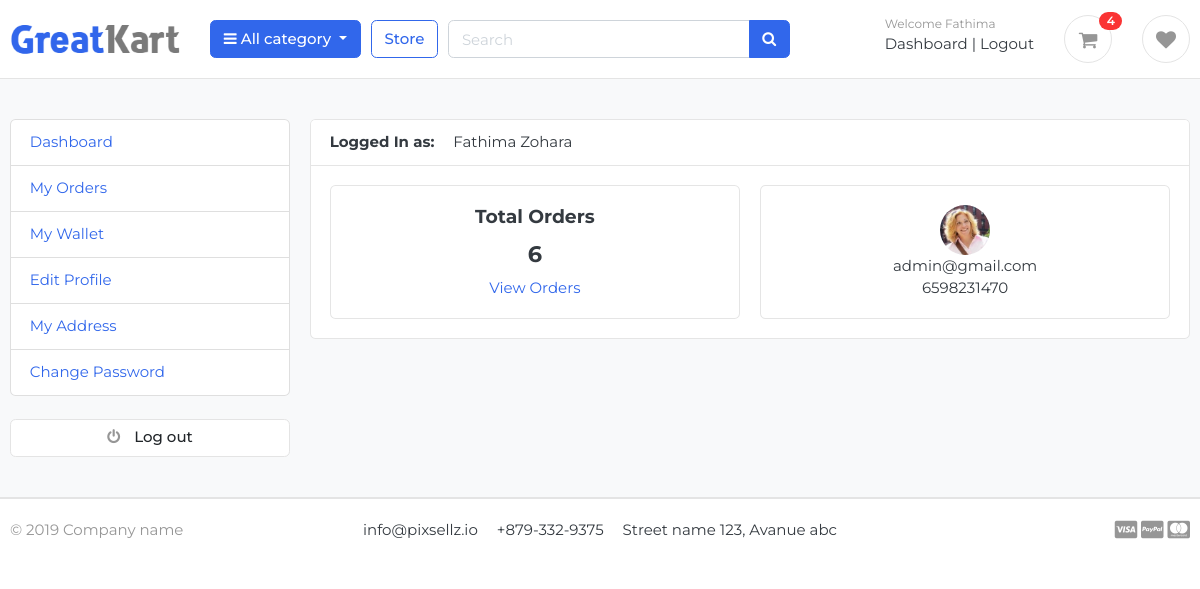
/account/dashboard (signed in), run on the app's committed database.
### accounts/models.py (models this page shows, shortened)
class Account(AbstractBaseUser):
    first_name = models.CharField(max_length=50)
    last_name = models.CharField(max_length=50)
    username = models.CharField(max_length=50, unique=True)
    email = models.EmailField(max_length=100, unique=True)
    phone_number = models.CharField(max_length=15, default='')
    address_line_1 = models.CharField(max_length=200, blank=True)
    address_line_2 = models.CharField(max_length=200, blank=True)
    profile_picture = models.ImageField(blank=True, upload_to='userprofile')
    city = models.CharField(max_length=20, blank=True)
    state = models.CharField(max_length=20, blank=True)
    country = models.CharField(max_length=20, blank=True)
    wallet= models.DecimalField(max_digits=10, decimal_places=2, default=0.00)
    date_joined = models.DateTimeField(auto_now_add=True)
    last_login = models.DateTimeField(auto_now_add=True)
    is_active = models.BooleanField(default=True)
    is_admin = models.BooleanField(default=False)
    is_staff = models.BooleanField(default=False)
    is_superadmin = models.BooleanField(default=False)
    is_verified = models.BooleanField(default=False)
    is_blocked = models.BooleanField(default=False)
    USERNAME_FIELD = 'email'
    REQUIRED_FIELDS = ['username', 'first_name', 'last_name']
    objects = MyAccountManager()
    def full_name(self):
        return f'{self.first_name} {self.last_name}'

### accounts/views.py (the view)
# urls.py: path('dashboard', views.dashboard, name='dashboard'),
@login_required(login_url='login')
def dashboard(request):
    current_user = request.user
    user = Account.objects.get(email=current_user.email)
    orders = Order.objects.order_by('created_at').filter(user_id=user.id, is_ordered=True)
    orders_count = orders.count()
    context = {
        'user':user,
        'orders_count':orders_count,
    }
    return render(request, 'accounts/dashboard.html', context)

### carts/context_processors.py (called while the page is built)
def counter(request):
    cart_count = 0
    if 'admin' in request.path:
        return {}
    else:
        try:
            cart = Cart.objects.filter(cart_id=_cart_id(request))
            if request.user.is_authenticated:
                cart_items = CartItem.objects.all().filter(user=request.user)
            else:
                cart_items = CartItem.objects.all().filter(cart=cart[:1])
            for cart_item in cart_items:
                cart_count += cart_item.quantity
        except Cart.DoesNotExist:
            cart_item = 0
    return dict(cart_count=cart_count)

def wishlist_counter(request):
    wishlist_count = 0
    if 'admin' in request.path:
        return {}
    else:
        try:
            if request.user.is_authenticated:
                wishlist = Wishlist.objects.all().filter(user=request.user)
                wishlist_count = wishlist.count()
        except Wishlist.DoesNotExist:
            wishlist_count = 0
    return {'wishlist_count': wishlist_count}

### carts/views.py (called while the page is built)
def _cart_id(request):
    cart = request.session.session_key
    if not cart:
        cart = request.session.create()
    return cart

### category/context_processors.py (called while the page is built)
def menu_links(request):
    links = Category.objects.all()
    return dict(links=links)

### category/models.py (called while the page is built)
    def get_url(self):
        return reverse('products_by_category', args=[self.slug])

### templates/accounts/dashboard.html (shortened to what this page needs)
{% extends "base.html" %}
{% block content %}
<section class="section-conten padding-y bg">
    <div class="container">
        <div class="row">
       {% include "includes/dashboard_sidebar.html" %}
        <main class="col-md-9">
            <article class="card">
            <header class="card-header">
                <strong class="d-inline-block mr-3">Logged In as:</strong>
                <span>{{ user.full_name }} </span>
            </header>
            <div class="card-body">
                <div class="row">
                    <div class="col-md-6">
                        <div class="card" style="text-align:center">
                            <div class="card-body">
                                <h5 class="card-title">Total Orders</h5>
                                <h4>{{ orders_count }}</h4>
                                <a href="{% url "my_orders" %}">View Orders</a>
                            </div>
                        </div>
                    </div>
                    <div class="col-md-6">
                        <div class="card" style="text-align:center">
                            <div class="card-body">
                                {% if user.profile_picture %}
                                <img src="{{ user.profile_picture.url }}" alt="user profile picture" width="50" height"50" style="border-radius:50%">
                                {% else %}
                                <img src="https://www.w3schools.com/howto/img_avatar.png" alt="user profile picture" width="50" height"50" style="border-radius:50%">
                                {% endif %}
                                <p class='mb-0'>{{ user.email }}</p>
                                <p>{{ user.phone_number }}</p>
                            </div>
                        </div>
                    </div>
                </div>
            </div>
            </article>
        </main>
    </div>
    </div>
    </section>
{% endblock content %}

### templates/includes/navbar.html (shortened to what this page needs)
{% load static %}
<header class="section-header">
    <section class="header-main border-bottom">
        <div class="container">
    <div class="row align-items-center">
        <div class="col-lg-2 col-md-3 col-6">
            <a href="{% url 'home' %}" class="brand-wrap">
                <img class="logo" src="{% static "/images/logo.png" %}">
            </a>
        </div>
        <div class="col-lg col-sm col-md col-6 flex-grow-0">
            <div class="category-wrap dropdown d-inline-block float-right">
                <button type="button" class="btn btn-primary dropdown-toggle" data-toggle="dropdown">
                    <i class="fa fa-bars"></i> All category
                </button>
            </div>
        </div>
        <a href="{% url 'store' %}" class="btn btn-outline-primary">Store</a>
        <div class="col-lg  col-md-5 col-sm-12 col">
            <form action="{% url "search" %}" class="search">
                <div class="input-group w-100">
                    <input type="text" class="form-control" style="width:60%;" placeholder="Search" name="keyword">
                    <div class="input-group-append">
                      <button class="btn btn-primary" type="submit">
                        <i class="fa fa-search"></i>
                      </button>
                    </div>
                </div>
            </form>
        </div>
        <div class="col-lg-4 col-sm-6 col-8 order-2 order-lg-3">
                    <div class="d-flex justify-content-end mb-3 mb-lg-0">
                        {% if user.id is  None %}
                        <div class="widget-header">
                            <small class="title text-muted">Welcome guest!</small>
                            <div>
                                <a href="{% url 'login' %}">Sign in</a> <span class="dark-transp"> | </span>
                                <a href="{% url 'register' %}"> Register</a>
                            </div>
                        </div>
                        {% else %}
                        <div class="widget-header">
                            <small class="title text-muted">Welcome {{ user.first_name }}</small>
                            <div>
                                <a href="{% url 'dashboard' %}">Dashboard</a> <span class="dark-transp"> | </span>
                                <a href="{% url 'logout' %}"> Logout</a>
                            </div>
                        </div>
                        {% endif %}
                        <a href="{% url 'cart' %}" class="widget-header pl-3 ml-3">
                            <div class="icon icon-sm rounded-circle border"><i class="fa fa-shopping-cart"></i></div>
                            <span class="badge badge-pill badge-danger notify">{{ cart_count }}</span>
                        </a>
                        {% if user.id is not None %}
                        <a href="{% url "wishlist" %}" class="widget-header pl-3 ml-3">
                            <div class="icon icon-sm rounded-circle border"><i class="fa fa-heart"></i></div>
                        </a>
                        {% endif %}
                    </div>
                </div>
    </div>
        </div>
    </section>
    </header>

### static/css/ui.css (style rules this page uses)
html { font-family: "Inter", sans-serif; font-size: 15px; }
.icon-xs, .icon-sm, .icon-md, .icon-lg { display: inline-block; text-align: center; flex-shrink: 0; flex-grow: 0; }
.icon-sm { width: 48px; height: 48px; line-height: 48px !important; font-size: 20px; }
.padding-y { padding-top: 40px; padding-bottom: 40px; }
article:after, .form-group:after { display: block; clear: both; content: ""; }
.bg { background-color: #f8f9fa; }
p:last-child { margin-bottom: 0; }
.header-main { position: relative; padding-top: 1rem; padding-bottom: 1rem; }
.brand-wrap .logo, .navbar-brand .logo { margin-right: 7px; max-height: 42px; display: inline-block; }
.widget-header { display: inline-block; vertical-align: middle; position: relative; }
.widget-header a { color: #343a40; }
.widget-header i { color: #969696; }
.widget-header .title { display: block; }
.widget-header .notify { position: absolute; top: -3px; right: -10px; }
.notify { position: absolute; top: -4px; right: -10px; display: inline-block; padding: 0.25em 0.6em; font-size: 12px; line-height: 1; text-align: center; border-radius: 3rem; color: #fff; background-color: #fa3434; }

### data on the page
Account: first_name "Fathima", full_name "Fathima Zohara", profile_picture (picture), email "admin@gmail.com", phone_number "6598231470"

### other printed values
{{ cart_count }} "4"
{{ orders_count }} "6"
